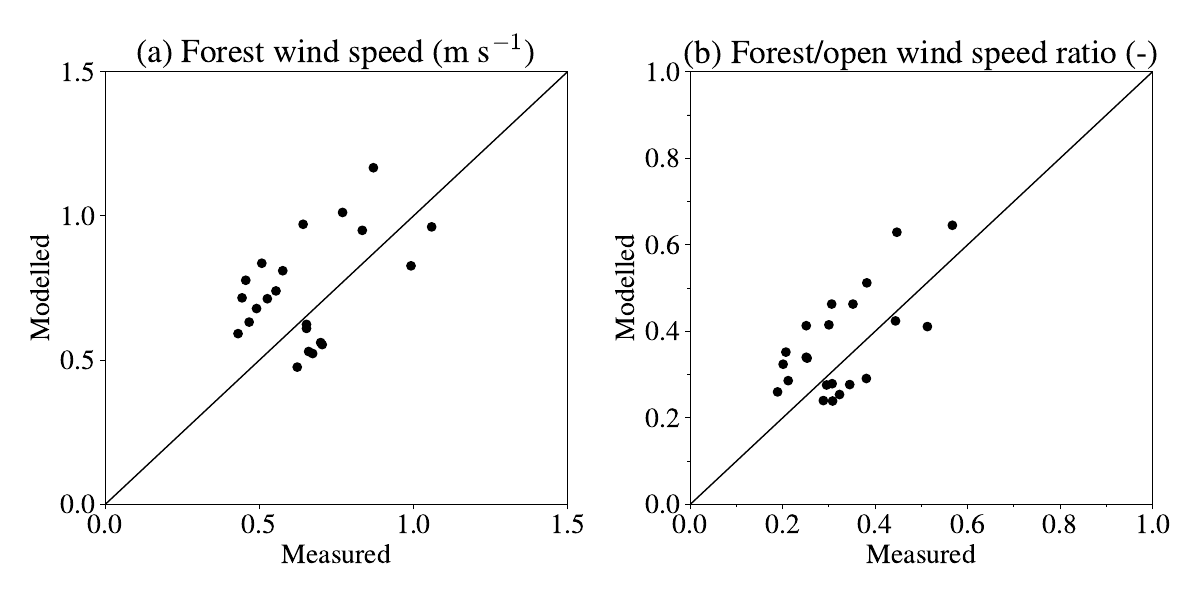

Generate this figure with Python:
"""
A Flexible Snow Model (FSM 2.1.0) including a forest canopy
Figure 7. Simulations of (a) average sub-canopy wind speeds and (b) ratios between sub-canopy
and open wind speeds, compared with measurements in 22 forest stands. Simulations with one and
two canopy layers are indistinguishable.
"""
import matplotlib.pyplot as plt
from matplotlib.ticker import MultipleLocator
import numpy as np

plt.rcParams['font.size'] = 20
plt.rcParams['mathtext.fontset'] = 'cm'
plt.rcParams['font.family'] = 'STIXGeneral'

plt.figure(figsize=(12,6))
ax1 = plt.subplot(121)
ax2 = plt.subplot(122)

CANRAD = np.loadtxt('Figure07.dat',usecols=0)
Uobs  = np.loadtxt('Figure07.dat',usecols=1)
Umod  = np.loadtxt('Figure07.dat',usecols=2)
robs   = np.loadtxt('Figure07.dat',usecols=3)
rmod   = np.loadtxt('Figure07.dat',usecols=4)

ax1.plot(Uobs,Umod,'ko')
ax2.plot(robs,rmod,'ko')

ax1.plot([0,2],[0,2],'k',lw=1)
ax1.set_xlim(0,1.5)
ax1.set_xlabel('Measured')
ax1.set_ylim(0,1.5)
ax1.set_yticks([0,0.5,1,1.5])
ax1.set_ylabel('Modelled')
ax1.set_title('(a) Forest wind speed (m s$^{-1}$)')

ax2.plot([0,1],[0,1],'k',lw=1)
ax2.set_xlim(0,1)
ax2.xaxis.set_minor_locator(MultipleLocator(0.1))
ax2.set_xlabel('Measured')
ax2.set_ylim(0,1)
ax2.yaxis.set_minor_locator(MultipleLocator(0.1))
ax2.set_ylabel('Modelled')
ax2.set_title('(b) Forest/open wind speed ratio (-)')

plt.tight_layout()
plt.savefig('Figure07.pdf')
